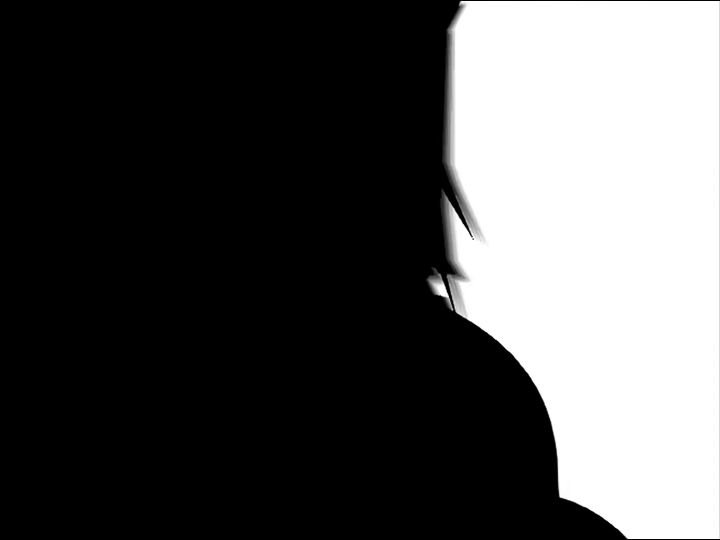
#> input picture bad_apple/image_sequence/bad_apple_052.png, 1440 x 1080 px, given in place of bad_apple_3413.png, which was not available (shown at 1/2 size)
$ jupyter execute --allow-errors main.ipynb
#> lines starting #> are read from the running program, lines starting #| are printed output that depends on the picture; after the words box and inside, x2 and y2 are one past the last pixel; in counts of white or black regions, pixels touching at a corner belong together; pictures that were not available may be replaced by others from this repository, and a replacement may not be noted
[cell 1]
import cv2
import numpy as np
import matplotlib.pyplot as plt

[cell 2]
HORI_RES = 180
ASPECT = 2.5 # Height of Character / Width of Character in terminal

def resize(img, hori_res, character_aspect_ratio):
    new_size = (hori_res, int(hori_res / character_aspect_ratio * img.shape[0] / img.shape[1]))
    return cv2.resize(img, new_size)

def black_white(img):
    return (~np.round(img / 255).astype(bool)).astype(int)

[cell 3]
HORI_RES / ASPECT * 1080/1440

[cell 4]
def to_ascii(img):
    with open("shitty_ascii.txt", "w") as f:
        write = "\n".join(["".join([" " if x == 0 else '#' for x in row]) for row in img])
        f.write(write)

def to_text_python_list(img):
    with open("python_list.txt", "w") as f:
        f.write(str(img.tolist()))

def to_text_lisp_list(img):
    with open("lisp_list.txt", "a") as f:
        f.write("'" + str(img.tolist()).replace(", ", " ").replace("[", "(").replace("]", ")") + "\n")

def to_slice_encoding(img):
    output = "'("

    for row_num, row in enumerate(img):
        padded_row = np.pad(row, (1,1), constant_values=0) # detect start and ends of frame

        shifted_row = np.roll(padded_row, 1) # shift and XOR to detect block edges
        xor = np.logical_xor(padded_row,shifted_row)
        xor = xor[1:]

        where = np.where(xor)[0] # extract edge positions

        slices = [(row_num, where[x], where[x+1]) for x in range(0, len(where), 2)]

        for slice in slices:
            if len(slice) > 0:
                output += f"({slice[0]} {slice[1]} {slice[2]}) "

    output = output.strip() + ")\n"

    return output

[cell 5]
img = cv2.imread(f"bad_apple/image_sequence/bad_apple_{'3413'}.png", cv2.IMREAD_GRAYSCALE)
#> img is the input picture: shape (1080, 1440); min 0, max 255, mean 80.6
img = resize(img, HORI_RES, ASPECT)
#> in resize, `return cv2.resize(img, new_size)`:
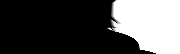
#> returned value: shape (54, 180); min 0, max 255, mean 80.9
img = black_white(img)
#> in black_white, `return (~np.round(img / 255).astype(bool)).astype(int)`:
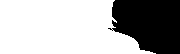
#> returned value: shape (54, 180) int64; values 0 (black) and 1 (white), 68.2% white; 1 black region, box (x1, y1, x2, y2) and area: (108, 0, 180, 54) 3091

with open("slice-list.el", "w") as f:
    f.write(to_slice_encoding(img))
#> the loop in to_slice_encoding, `for row_num, row in enumerate(img):` made 54 passes
#> slices on passes 1 to 12: [(0, 0, 115)], [(1, 0, 114)], [(2, 0, 113)], [(3, 0, 113)], [(4, 0, 113)], [(5, 0, 113)], [(6, 0, 113)], [(7, 0, 112)], [(8, 0, 112)], [(9, 0, 112)], [(10, 0, 112)], [(11, 0, 112)]
#> (where, slices) on passes 21, 22, 23, 29, 30, 31: ([0, 112, 113, 116], [(20, 0, 112), (20, 113, 116)]), ([0, 112, 114, 117], [(21, 0, 112), (21, 114, 117)]), ([0, 112, 116, 117], [(22, 0, 112), (22, 116, 117)]), ([0, 108, 111, 112], [(28, 0, 108), (28, 111, 112)]), ([0, 110, 112, 113], [(29, 0, 110), (29, 112, 113)]), ([0, 112, 113, 114], [(30, 0, 112), (30, 113, 114)])

# to_text_lisp_list(img)

[cell 6]
display = np.zeros((54, 180))

for slice in [x[1:].split(" ") for x in to_slice_encoding(img)[2:-3].split(") ")]:
    display[int(slice[0]), int(slice[1]):int(slice[2])] = 1
#> this loop made 60 passes
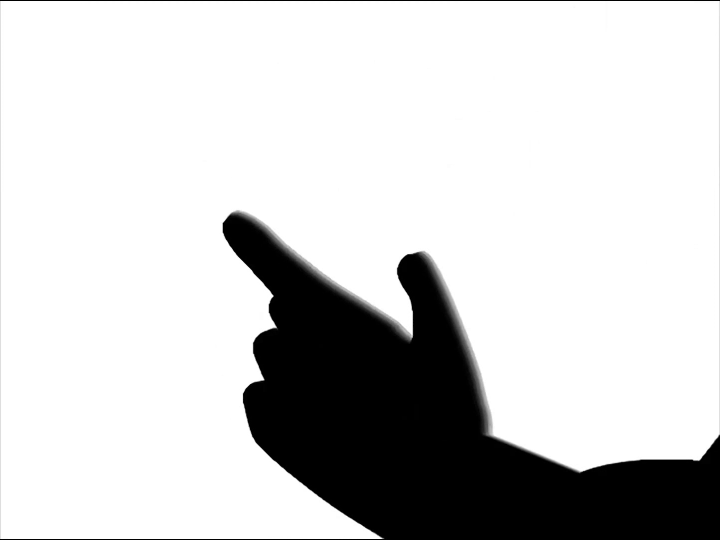
#> input picture bad_apple/image_sequence/bad_apple_1089.png, 1440 x 1080 px, given in place of bad_apple_001.png, which was not available (shown at 1/2 size)
#> further down, img is the input picture: shape (1080, 1440); min 0, max 255, mean 206.7


plt.imshow(display, aspect=2.5)
plt.show()

[cell 7]
NUM_FRAMES = 6562
#NUM_FRAMES = 1000

write = ""
#> (the rest of this cell did not finish here and is left out)

#> call 2 of resize, with hori_res = 180, character_aspect_ratio = 2.5
#> in resize (call 2), `return cv2.resize(img, new_size)`:
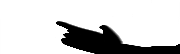
#> returned value: shape (54, 180); min 0, max 255, mean 207.5
    img = black_white(img)
#> in black_white (call 2), `return (~np.round(img / 255).astype(bool)).astype(int)`:
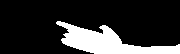
#> returned value: shape (54, 180) int64; values 0 (black) and 1 (white), 18.7% white; 1 white region, box (x1, y1, x2, y2) and area: (56, 21, 180, 54) 1819

    write += to_slice_encoding(img)


with open("slice-list.el", "w") as f:
    f.write(write)

    # 	    (message "processing time for frame: %.3f | frame-number %s \n" (- (float-time) frame-start-time) frame-number)
